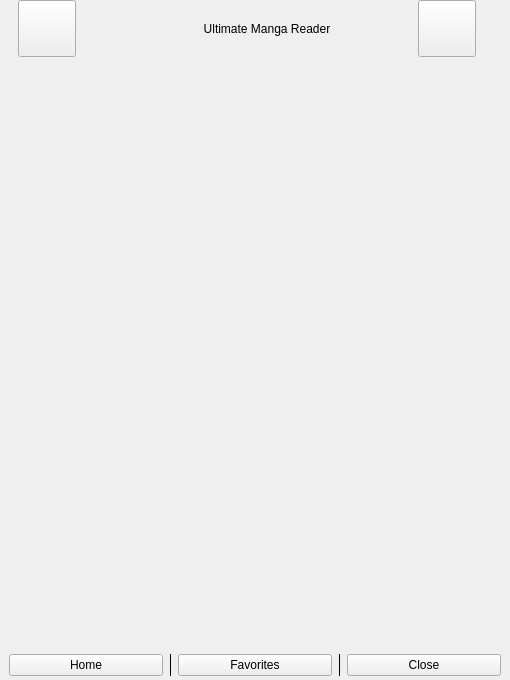
<?xml version="1.0" encoding="UTF-8"?>
<ui version="4.0">
 <class>MainWidget</class>
 <widget class="QWidget" name="MainWidget">
  <property name="geometry">
   <rect>
    <x>0</x>
    <y>0</y>
    <width>510</width>
    <height>680</height>
   </rect>
  </property>
  <property name="minimumSize">
   <size>
    <width>510</width>
    <height>680</height>
   </size>
  </property>
  <property name="windowTitle">
   <string>UltimateMangaReader</string>
  </property>
  <property name="windowIcon">
   <iconset resource="../resources.qrc">
    <normaloff>:/images/icons/ultimatemangareader.png</normaloff>:/images/icons/ultimatemangareader.png</iconset>
  </property>
  <layout class="QVBoxLayout" name="verticalLayout">
   <property name="spacing">
    <number>0</number>
   </property>
   <property name="leftMargin">
    <number>0</number>
   </property>
   <property name="topMargin">
    <number>0</number>
   </property>
   <property name="rightMargin">
    <number>0</number>
   </property>
   <property name="bottomMargin">
    <number>0</number>
   </property>
   <item>
    <widget class="QFrame" name="frameHeader">
     <property name="sizePolicy">
      <sizepolicy hsizetype="Preferred" vsizetype="Fixed">
       <horstretch>0</horstretch>
       <verstretch>0</verstretch>
      </sizepolicy>
     </property>
     <property name="frameShape">
      <enum>QFrame::NoFrame</enum>
     </property>
     <property name="frameShadow">
      <enum>QFrame::Plain</enum>
     </property>
     <property name="lineWidth">
      <number>0</number>
     </property>
     <layout class="QHBoxLayout" name="horizontalLayout_2">
      <property name="spacing">
       <number>0</number>
      </property>
      <property name="leftMargin">
       <number>18</number>
      </property>
      <property name="topMargin">
       <number>0</number>
      </property>
      <property name="rightMargin">
       <number>18</number>
      </property>
      <property name="bottomMargin">
       <number>0</number>
      </property>
      <item>
       <layout class="QHBoxLayout" name="horizontalLayout_5" stretch="0,0,1,0,0">
        <property name="spacing">
         <number>9</number>
        </property>
        <item>
         <widget class="QToolButton" name="toolButtonMenu">
          <property name="sizePolicy">
           <sizepolicy hsizetype="Fixed" vsizetype="Fixed">
            <horstretch>0</horstretch>
            <verstretch>0</verstretch>
           </sizepolicy>
          </property>
          <property name="minimumSize">
           <size>
            <width>50</width>
            <height>50</height>
           </size>
          </property>
          <property name="focusPolicy">
           <enum>Qt::NoFocus</enum>
          </property>
          <property name="text">
           <string/>
          </property>
          <property name="icon">
           <iconset resource="../resources.qrc">
            <normaloff>:/images/icons/menu.png</normaloff>:/images/icons/menu.png</iconset>
          </property>
          <property name="iconSize">
           <size>
            <width>50</width>
            <height>50</height>
           </size>
          </property>
          <property name="popupMode">
           <enum>QToolButton::InstantPopup</enum>
          </property>
         </widget>
        </item>
        <item>
         <spacer name="horizontalSpacer_2">
          <property name="orientation">
           <enum>Qt::Horizontal</enum>
          </property>
          <property name="sizeHint" stdset="0">
           <size>
            <width>40</width>
            <height>0</height>
           </size>
          </property>
         </spacer>
        </item>
        <item>
         <widget class="QLabel" name="labelTitle">
          <property name="text">
           <string>Ultimate Manga Reader</string>
          </property>
          <property name="scaledContents">
           <bool>false</bool>
          </property>
          <property name="alignment">
           <set>Qt::AlignCenter</set>
          </property>
         </widget>
        </item>
        <item>
         <widget class="QToolButton" name="toolButtonWifiIcon">
          <property name="minimumSize">
           <size>
            <width>50</width>
            <height>50</height>
           </size>
          </property>
          <property name="baseSize">
           <size>
            <width>50</width>
            <height>50</height>
           </size>
          </property>
          <property name="text">
           <string/>
          </property>
          <property name="icon">
           <iconset resource="../resources.qrc">
            <normaloff>:/images/icons/no-wifi.png</normaloff>
            <normalon>:/images/icons/wifi.png</normalon>:/images/icons/no-wifi.png</iconset>
          </property>
          <property name="iconSize">
           <size>
            <width>50</width>
            <height>50</height>
           </size>
          </property>
          <property name="popupMode">
           <enum>QToolButton::InstantPopup</enum>
          </property>
         </widget>
        </item>
        <item>
         <widget class="BatteryIcon" name="batteryIcon">
          <property name="sizePolicy">
           <sizepolicy hsizetype="Preferred" vsizetype="Preferred">
            <horstretch>0</horstretch>
            <verstretch>0</verstretch>
           </sizepolicy>
          </property>
          <property name="maximumSize">
           <size>
            <width>10000</width>
            <height>10000</height>
           </size>
          </property>
          <property name="baseSize">
           <size>
            <width>0</width>
            <height>0</height>
           </size>
          </property>
          <property name="text">
           <string/>
          </property>
          <property name="alignment">
           <set>Qt::AlignRight|Qt::AlignTrailing|Qt::AlignVCenter</set>
          </property>
         </widget>
        </item>
       </layout>
      </item>
     </layout>
    </widget>
   </item>
   <item>
    <widget class="QStackedWidget" name="stackedWidget">
     <property name="sizePolicy">
      <sizepolicy hsizetype="Preferred" vsizetype="Preferred">
       <horstretch>0</horstretch>
       <verstretch>0</verstretch>
      </sizepolicy>
     </property>
     <property name="currentIndex">
      <number>0</number>
     </property>
     <widget class="HomeWidget" name="homeWidget">
      <property name="sizePolicy">
       <sizepolicy hsizetype="Expanding" vsizetype="Preferred">
        <horstretch>0</horstretch>
        <verstretch>3</verstretch>
       </sizepolicy>
      </property>
     </widget>
     <widget class="MangaInfoWidget" name="mangaInfoWidget"/>
     <widget class="FavoritesWidget" name="favoritesWidget"/>
     <widget class="MangaReaderWidget" name="mangaReaderWidget">
      <property name="styleSheet">
       <string notr="true">background-color:white;</string>
      </property>
     </widget>
    </widget>
   </item>
   <item>
    <widget class="QFrame" name="navigationBar">
     <property name="enabled">
      <bool>true</bool>
     </property>
     <layout class="QHBoxLayout" name="horizontalLayoutNavigationBar">
      <property name="spacing">
       <number>0</number>
      </property>
      <property name="sizeConstraint">
       <enum>QLayout::SetNoConstraint</enum>
      </property>
      <property name="leftMargin">
       <number>0</number>
      </property>
      <property name="topMargin">
       <number>0</number>
      </property>
      <property name="rightMargin">
       <number>0</number>
      </property>
      <property name="bottomMargin">
       <number>0</number>
      </property>
      <item>
       <widget class="QFrame" name="frameButtons">
        <property name="frameShape">
         <enum>QFrame::Box</enum>
        </property>
        <property name="frameShadow">
         <enum>QFrame::Plain</enum>
        </property>
        <property name="lineWidth">
         <number>0</number>
        </property>
        <layout class="QHBoxLayout" name="horizontalLayout">
         <property name="topMargin">
          <number>6</number>
         </property>
         <property name="bottomMargin">
          <number>4</number>
         </property>
         <item>
          <widget class="QPushButton" name="pushButtonHome">
           <property name="sizePolicy">
            <sizepolicy hsizetype="Expanding" vsizetype="Preferred">
             <horstretch>0</horstretch>
             <verstretch>0</verstretch>
            </sizepolicy>
           </property>
           <property name="focusPolicy">
            <enum>Qt::NoFocus</enum>
           </property>
           <property name="text">
            <string>Home</string>
           </property>
          </widget>
         </item>
         <item>
          <widget class="QFrame" name="frame_3">
           <property name="sizePolicy">
            <sizepolicy hsizetype="Fixed" vsizetype="Preferred">
             <horstretch>0</horstretch>
             <verstretch>0</verstretch>
            </sizepolicy>
           </property>
           <property name="baseSize">
            <size>
             <width>1</width>
             <height>0</height>
            </size>
           </property>
           <property name="frameShape">
            <enum>QFrame::VLine</enum>
           </property>
           <property name="frameShadow">
            <enum>QFrame::Plain</enum>
           </property>
          </widget>
         </item>
         <item>
          <widget class="QPushButton" name="pushButtonFavorites">
           <property name="sizePolicy">
            <sizepolicy hsizetype="Expanding" vsizetype="Preferred">
             <horstretch>0</horstretch>
             <verstretch>0</verstretch>
            </sizepolicy>
           </property>
           <property name="focusPolicy">
            <enum>Qt::NoFocus</enum>
           </property>
           <property name="text">
            <string>Favorites</string>
           </property>
          </widget>
         </item>
         <item>
          <widget class="QFrame" name="frame_2">
           <property name="sizePolicy">
            <sizepolicy hsizetype="Fixed" vsizetype="Preferred">
             <horstretch>0</horstretch>
             <verstretch>0</verstretch>
            </sizepolicy>
           </property>
           <property name="baseSize">
            <size>
             <width>1</width>
             <height>0</height>
            </size>
           </property>
           <property name="frameShape">
            <enum>QFrame::VLine</enum>
           </property>
           <property name="frameShadow">
            <enum>QFrame::Plain</enum>
           </property>
          </widget>
         </item>
         <item>
          <widget class="QPushButton" name="pushButtonClose">
           <property name="sizePolicy">
            <sizepolicy hsizetype="Expanding" vsizetype="Preferred">
             <horstretch>0</horstretch>
             <verstretch>0</verstretch>
            </sizepolicy>
           </property>
           <property name="focusPolicy">
            <enum>Qt::NoFocus</enum>
           </property>
           <property name="text">
            <string>Close</string>
           </property>
           <property name="flat">
            <bool>false</bool>
           </property>
          </widget>
         </item>
        </layout>
       </widget>
      </item>
     </layout>
    </widget>
   </item>
   <item>
    <widget class="QFrame" name="frameKeyboardContainer">
     <property name="frameShape">
      <enum>QFrame::NoFrame</enum>
     </property>
     <property name="frameShadow">
      <enum>QFrame::Plain</enum>
     </property>
     <property name="lineWidth">
      <number>0</number>
     </property>
     <layout class="QVBoxLayout" name="verticalLayoutKeyboardContainer">
      <property name="spacing">
       <number>0</number>
      </property>
      <property name="leftMargin">
       <number>0</number>
      </property>
      <property name="topMargin">
       <number>0</number>
      </property>
      <property name="rightMargin">
       <number>0</number>
      </property>
      <property name="bottomMargin">
       <number>0</number>
      </property>
     </layout>
    </widget>
   </item>
  </layout>
 </widget>
 <customwidgets>
  <customwidget>
   <class>BatteryIcon</class>
   <extends>QLabel</extends>
   <header>batteryicon.h</header>
  </customwidget>
  <customwidget>
   <class>FavoritesWidget</class>
   <extends>QWidget</extends>
   <header>favoriteswidget.h</header>
   <container>1</container>
  </customwidget>
  <customwidget>
   <class>HomeWidget</class>
   <extends>QWidget</extends>
   <header>homewidget.h</header>
   <container>1</container>
  </customwidget>
  <customwidget>
   <class>MangaInfoWidget</class>
   <extends>QWidget</extends>
   <header>mangainfowidget.h</header>
   <container>1</container>
  </customwidget>
  <customwidget>
   <class>MangaReaderWidget</class>
   <extends>QWidget</extends>
   <header>mangareaderwidget.h</header>
   <container>1</container>
  </customwidget>
 </customwidgets>
 <resources>
  <include location="../resources.qrc"/>
 </resources>
 <connections/>
</ui>
